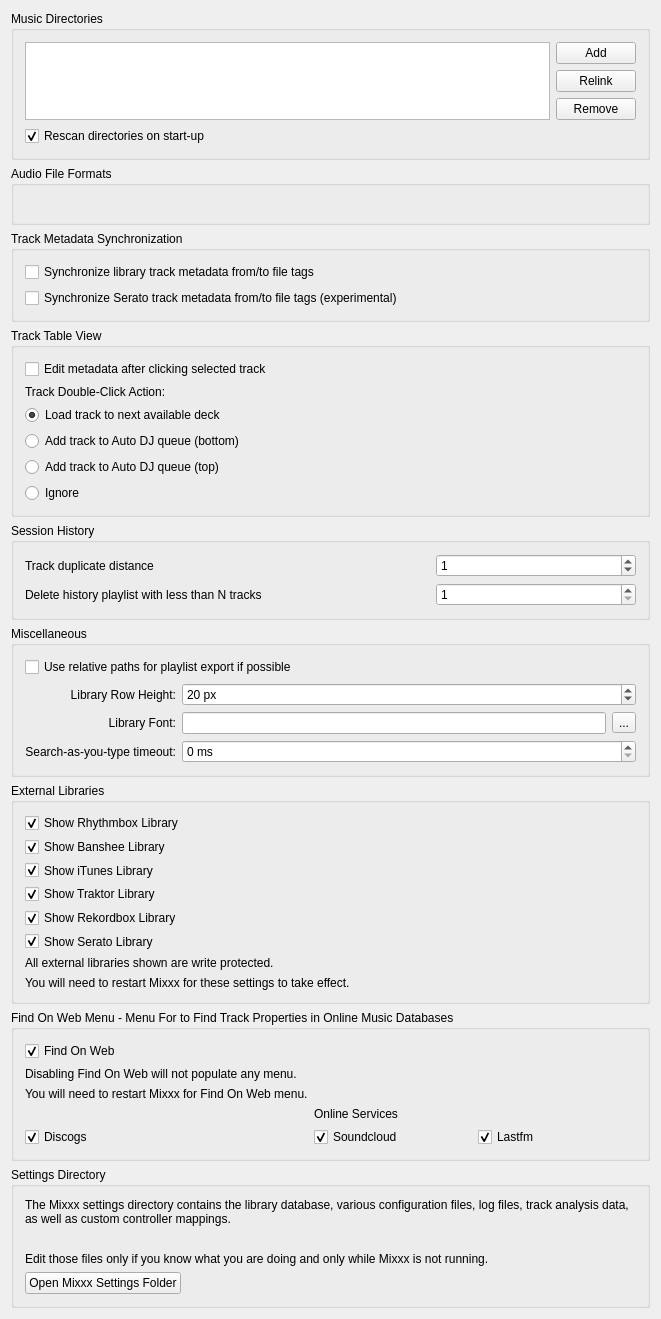
<?xml version="1.0" encoding="UTF-8"?>
<ui version="4.0">
 <class>DlgPrefLibraryDlg</class>
 <widget class="QWidget" name="DlgPrefLibraryDlg">
  <property name="geometry">
   <rect>
    <x>0</x>
    <y>0</y>
    <width>661</width>
    <height>1203</height>
   </rect>
  </property>
  <property name="windowTitle">
   <string notr="true">Library Preferences</string>
  </property>
  <layout class="QVBoxLayout" name="verticalLayout">

   <item>
    <widget class="QGroupBox" name="groupBox_MusicDirectories">
     <property name="title">
      <string>Music Directories</string>
     </property>
     <layout class="QGridLayout" name="gridLayout_music_directories">

      <item row="0" column="0" rowspan="3">
       <widget class="QListView" name="dirList">
        <property name="editTriggers">
         <set>QAbstractItemView::NoEditTriggers</set>
        </property>
        <property name="iconSize">
         <size>
          <width>16</width>
          <height>16</height>
         </size>
        </property>
        <property name="uniformItemSizes">
         <bool>true</bool>
        </property>
       </widget>
      </item>

      <item row="0" column="1">
       <widget class="QPushButton" name="PushButtonAddDir">
        <property name="font">
         <font/>
        </property>
        <property name="toolTip">
         <string>Add a directory where your music is stored. Mixxx will watch this directory and its subdirectories for new tracks.</string>
        </property>
        <property name="text">
         <string>Add</string>
        </property>
       </widget>
      </item>

      <item row="1" column="1">
       <widget class="QPushButton" name="PushButtonRelocateDir">
        <property name="toolTip">
         <string>If an existing music directory is moved, Mixxx doesn't know where to find the audio files in it. Choose Relink to select the music directory in its new location. &lt;br/&gt; This will re-establish the links to the audio files in the Mixxx library.</string>
        </property>
        <property name="text">
         <string extracomment="This will re-establish the links to the audio files in the Mixxx database if you move an music directory to a new location.">Relink</string>
        </property>
       </widget>
      </item>

      <item row="2" column="1">
       <widget class="QPushButton" name="PushButtonRemoveDir">
        <property name="font">
         <font/>
        </property>
        <property name="toolTip">
         <string>If removed, Mixxx will no longer watch this directory and its subdirectories for new tracks.</string>
        </property>
        <property name="text">
         <string>Remove</string>
        </property>
       </widget>
      </item>

      <item row="3" column="0" colspan="2">
       <widget class="QCheckBox" name="checkBox_library_scan">
        <property name="text">
         <string>Rescan directories on start-up</string>
        </property>
        <property name="checked">
         <bool>true</bool>
        </property>
       </widget>
      </item>

     </layout>
    </widget>
   </item>

   <item>
    <widget class="QGroupBox" name="groupBox_AudioFileFormats">
     <property name="title">
      <string>Audio File Formats</string>
     </property>
     <property name="flat">
      <bool>false</bool>
     </property>
     <layout class="QGridLayout" name="gridLayout_audio_formats">
      <item row="0" column="0">
       <widget class="QLabel" name="builtInFormats">
        <property name="text">
         <string/>
        </property>
        <property name="wordWrap">
         <bool>true</bool>
        </property>
       </widget>
      </item>
     </layout>
    </widget>
   </item>

   <item>
    <widget class="QGroupBox" name="groupBox_AudioFileTags">
     <property name="title">
      <string>Track Metadata Synchronization</string>
     </property>
     <layout class="QGridLayout" name="gridLayout_metadata">
      <item row="0" column="0" colspan="2">
       <widget class="QCheckBox" name="checkBox_SyncTrackMetadata">
        <property name="text">
         <string>Synchronize library track metadata from/to file tags</string>
        </property>
        <property name="toolTip">
         <string>Automatically write modified track metadata from the library into file tags and reimport metadata from updated file tags into the library</string>
        </property>
       </widget>
      </item>
      <item row="1" column="0">
       <widget class="QCheckBox" name="checkBox_SeratoMetadataExport">
        <property name="text">
         <string>Synchronize Serato track metadata from/to file tags (experimental)</string>
        </property>
        <property name="toolTip">
         <string>Keeps track color, beat grid, bpm lock, cue points, and loops synchronized with SERATO_MARKERS/MARKERS2 file tags.&lt;br/&gt;&lt;br/&gt;WARNING: Enabling this option also enables the reimport of Serato metadata after files have been modified outside of Mixxx. On reimport existing metadata in Mixxx is replaced with the metadata found in file tags. Custom metadata not included in file tags like loop colors is lost.</string>
        </property>
       </widget>
      </item>
     </layout>
    </widget>
   </item>

   <item>
    <widget class="QGroupBox" name="groupBox_TrackTableView">
     <property name="title">
      <string>Track Table View</string>
     </property>
     <layout class="QGridLayout" name="gridLayout_track_table_view">

      <item row="1" column="0" colspan="2">
       <widget class="QCheckBox" name="checkBoxEditMetadataSelectedClicked">
        <property name="text">
         <string>Edit metadata after clicking selected track</string>
        </property>
       </widget>
      </item>

      <item row="2" column="0">
       <widget class="QLabel" name="doubeClickActionLabel">
        <property name="text">
         <string>Track Double-Click Action:</string>
        </property>
        <property name="alignment">
         <set>Qt::AlignLeft|Qt::AlignVCenter</set>
        </property>
       </widget>
      </item>

      <item row="3" column="0">
       <widget class="QRadioButton" name="radioButton_dbclick_deck">
        <property name="text">
         <string>Load track to next available deck</string>
        </property>
        <property name="checked">
         <bool>true</bool>
        </property>
       </widget>
      </item>
      <item row="4" column="0">
       <widget class="QRadioButton" name="radioButton_dbclick_bottom">
        <property name="text">
         <string>Add track to Auto DJ queue (bottom)</string>
        </property>
       </widget>
      </item>
      <item row="5" column="0">
       <widget class="QRadioButton" name="radioButton_dbclick_top">
        <property name="text">
         <string>Add track to Auto DJ queue (top)</string>
        </property>
       </widget>
      </item>
      <item row="6" column="0">
       <widget class="QRadioButton" name="radioButton_dbclick_ignore">
        <property name="text">
         <string>Ignore</string>
        </property>
       </widget>
      </item>

     </layout>
    </widget>
   </item><!-- Track Table View -->

   <item>
    <widget class="QGroupBox" name="groupBox_History">
     <property name="title">
      <string>Session History</string>
     </property>
     <layout class="QGridLayout" name="gridLayout_history">

      <item row="1" column="0" colspan="2">
       <widget class="QLabel" name="label_history_track_duplicate_distance">
        <property name="text">
         <string>Track duplicate distance</string>
        </property>
        <property name="alignment">
         <set>Qt::AlignLeft|Qt::AlignVCenter</set>
        </property>
        <property name="wordWrap">
         <bool>true</bool>
        </property>
       </widget>
      </item>
      <item row="1" column="2">
       <widget class="QSpinBox" name="spinbox_history_track_duplicate_distance">
        <property name="toolTip">
         <string>When playing a track again log it to the session history only if more than N other tracks have been played in the meantime</string>
        </property>
        <property name="minimum">
         <number>0</number>
        </property>
        <property name="maximum">
         <number>99</number>
        </property>
        <property name="value">
         <number>1</number>
        </property>
       </widget>
      </item>

      <item row="2" column="0" colspan="2">
       <widget class="QLabel" name="label_history_cleanup">
        <property name="toolTip">
         <string>History playlist with less than N tracks will be deleted&lt;br/&gt;&lt;br/&gt;Note: the cleanup will be performed during startup and shutdown of Mixxx.</string>
        </property>
        <property name="text">
         <string>Delete history playlist with less than N tracks</string>
        </property>
        <property name="alignment">
         <set>Qt::AlignLeft|Qt::AlignVCenter</set>
        </property>
       </widget>
      </item>
      <item row="2" column="2">
       <widget class="QSpinBox" name="spinbox_history_min_tracks_to_keep">
        <property name="minimum">
         <number>1</number>
        </property>
        <property name="maximum">
         <number>99</number>
        </property>
        <property name="value">
         <number>1</number>
        </property>
       </widget>
      </item>

     </layout>
    </widget>
   </item><!-- History -->

   <item>
    <widget class="QGroupBox" name="groupBox_Miscellaneous">
     <property name="title">
      <string>Miscellaneous</string>
     </property>
     <layout class="QGridLayout" name="gridLayout_misc">

      <item row="0" column="0" colspan="2">
       <widget class="QCheckBox" name="checkBox_use_relative_path">
        <property name="text">
         <string>Use relative paths for playlist export if possible</string>
        </property>
       </widget>
      </item>

      <item row="1" column="0">
       <widget class="QLabel" name="rowHeightLabel">
        <property name="text">
         <string>Library Row Height:</string>
        </property>
        <property name="alignment">
         <set>Qt::AlignRight|Qt::AlignTrailing|Qt::AlignVCenter</set>
        </property>
       </widget>
      </item>
      <item row="1" column="1" colspan="2">
       <widget class="QSpinBox" name="spinBoxRowHeight">
        <property name="suffix">
         <string> px</string>
        </property>
        <property name="minimum">
         <number>5</number>
        </property>
        <property name="maximum">
         <number>100</number>
        </property>
        <property name="value">
         <number>20</number>
        </property>
       </widget>
      </item>

      <item row="2" column="0">
       <widget class="QLabel" name="libraryFontLabel">
        <property name="text">
         <string>Library Font:</string>
        </property>
        <property name="alignment">
         <set>Qt::AlignRight|Qt::AlignTrailing|Qt::AlignVCenter</set>
        </property>
       </widget>
      </item>
      <item row="2" column="1">
       <widget class="QLineEdit" name="libraryFont">
        <property name="readOnly">
         <bool>true</bool>
        </property>
       </widget>
      </item>
      <item row="2" column="2">
       <widget class="QToolButton" name="libraryFontButton">
        <property name="text">
         <string>...</string>
        </property>
       </widget>
      </item>

      <item row="3" column="0">
       <widget class="QLabel" name="searchDebouncingTimeoutLabel">
        <property name="text">
         <string>Search-as-you-type timeout:</string>
        </property>
        <property name="alignment">
         <set>Qt::AlignRight|Qt::AlignTrailing|Qt::AlignVCenter</set>
        </property>
       </widget>
      </item>
      <item row="3" column="1" colspan="2">
       <widget class="QSpinBox" name="searchDebouncingTimeoutSpinBox">
        <property name="suffix">
         <string> ms</string>
        </property>
       </widget>
      </item>

     </layout>
    </widget>
   </item>

   <item>
    <widget class="QGroupBox" name="groupBox_external_libraries">
     <property name="title">
      <string>External Libraries</string>
     </property>
     <layout class="QGridLayout" name="gridLayout_external_libraries">
      <item row="0" column="0">
       <widget class="QCheckBox" name="checkBox_show_rhythmbox">
        <property name="text">
         <string>Show Rhythmbox Library</string>
        </property>
        <property name="checked">
         <bool>true</bool>
        </property>
       </widget>
      </item>
      <item row="1" column="0">
       <widget class="QCheckBox" name="checkBox_show_banshee">
        <property name="text">
         <string>Show Banshee Library</string>
        </property>
        <property name="checked">
         <bool>true</bool>
        </property>
       </widget>
      </item>
      <item row="2" column="0">
       <widget class="QCheckBox" name="checkBox_show_itunes">
        <property name="text">
         <string>Show iTunes Library</string>
        </property>
        <property name="checked">
         <bool>true</bool>
        </property>
       </widget>
      </item>
      <item row="3" column="0">
       <widget class="QCheckBox" name="checkBox_show_traktor">
        <property name="text">
         <string>Show Traktor Library</string>
        </property>
        <property name="checked">
         <bool>true</bool>
        </property>
       </widget>
      </item>
      <item row="4" column="0">
       <widget class="QCheckBox" name="checkBox_show_rekordbox">
        <property name="text">
         <string>Show Rekordbox Library</string>
        </property>
        <property name="checked">
         <bool>true</bool>
        </property>
       </widget>
      </item>
      <item row="5" column="0">
       <widget class="QCheckBox" name="checkBox_show_serato">
        <property name="text">
         <string>Show Serato Library</string>
        </property>
        <property name="checked">
         <bool>true</bool>
        </property>
       </widget>
      </item>
      <item row="6" column="0">
       <widget class="QLabel" name="label_4">
        <property name="text">
         <string>All external libraries shown are write protected.</string>
        </property>
        <property name="topMargin">
         <number>10</number>
        </property>
       </widget>
      </item>
      <item row="7" column="0">
       <widget class="QLabel" name="label_10">
        <property name="text">
         <string>You will need to restart Mixxx for these settings to take effect.</string>
        </property>
       </widget>
      </item>
     </layout>
    </widget>
   </item>

    <item>
    <widget class="QGroupBox" name="groupBox_findonweb_services">
     <property name="title">
      <string>Find On Web Menu - Menu For to Find Track Properties in Online Music Databases</string>
     </property>
     <layout class="QGridLayout" name="gridLayout_findonweb_services">
    <item row="0" column="0">
       <widget class="QCheckBox" name="checkBox_show_findonwebmenu">
        <property name="text">
         <string>Find On Web</string>
        </property>
        <property name="checked">
         <bool>true</bool>
        </property>
       </widget>
      </item>
      <item row="1" column="0">
       <widget class="QLabel" name="label_description_show_findonwebmenu">
        <property name="text">
         <string>Disabling Find On Web will not populate any menu.</string>
        </property>
       </widget>
      </item>
      <item row="2" column="0">
       <widget class="QLabel" name="label_description_findonweb_2">
        <property name="text">
         <string>You will need to restart Mixxx for Find On Web menu.</string>
        </property>
       </widget>
      </item>
      <item row="3" column="1">
       <widget class="QLabel" name="label_description_findonweb_3">
        <property name="text">
         <string>Online Services</string>
        </property>
       </widget>
      </item>
      <item row="4" column="0">
       <widget class="QCheckBox" name="checkBox_show_discogsmenu">
        <property name="text">
         <string>Discogs</string>
        </property>
        <property name="checked">
         <bool>true</bool>
        </property>
       </widget>
      </item>
      <item row="4" column="1">
       <widget class="QCheckBox" name="checkBox_show_soundcloudmenu">
        <property name="text">
         <string>Soundcloud</string>
        </property>
        <property name="checked">
         <bool>true</bool>
        </property>
       </widget>
      </item>
      <item row="4" column="2">
       <widget class="QCheckBox" name="checkBox_show_lastfmmenu">
        <property name="text">
         <string>Lastfm</string>
        </property>
        <property name="checked">
         <bool>true</bool>
        </property>
       </widget>
      </item>
     </layout>
    </widget>
   </item>

   <item>
    <widget class="QGroupBox" name="groupBox_settingsDir">
     <property name="title">
      <string>Settings Directory</string>
     </property>
     <layout class="QVBoxLayout" name="vlayout_settingsDir">
      <item>
       <widget class="QLabel" name="label_settingsDir">
        <property name="text">
         <string>The Mixxx settings directory contains the library database, various configuration files, log files, track analysis data, as well as custom controller mappings.</string>
        </property>
        <property name="wordWrap">
         <bool>true</bool>
        </property>
       </widget>
      </item>
      <item>
       <widget class="QLabel" name="label_settingsManualLink">
        <property name="text">
         <string></string>
        </property>
        <property name="wordWrap">
         <bool>true</bool>
        </property>
       </widget>
      </item>
      <item>
       <widget class="QLabel" name="label_settingsWarning">
        <property name="text">
         <string>Edit those files only if you know what you are doing and only while Mixxx is not running.</string>
        </property>
        <property name="wordWrap">
         <bool>true</bool>
        </property>
       </widget>
      </item>
      <item>
       <widget class="QPushButton" name="PushButtonOpenSettingsDir">
        <property name="sizePolicy">
         <sizepolicy hsizetype="Fixed" vsizetype="Fixed">
          <horstretch>0</horstretch>
          <verstretch>0</verstretch>
         </sizepolicy>
        </property>
        <property name="text">
         <string>Open Mixxx Settings Folder</string>
        </property>
       </widget>
      </item>
     </layout>
    </widget>
   </item>
   <item>
    <spacer name="verticalSpacer">
     <property name="orientation">
      <enum>Qt::Vertical</enum>
     </property>
     <property name="sizeHint" stdset="0">
      <size>
       <width>20</width>
       <height>40</height>
      </size>
     </property>
    </spacer>
   </item>
  </layout>
 </widget>
 <layoutdefault spacing="6" margin="11"/>
 <tabstops>
  <tabstop>dirList</tabstop>
  <tabstop>PushButtonAddDir</tabstop>
  <tabstop>PushButtonRelocateDir</tabstop>
  <tabstop>PushButtonRemoveDir</tabstop>
  <tabstop>checkBox_library_scan</tabstop>
  <tabstop>checkBox_SyncTrackMetadata</tabstop>
  <tabstop>checkBox_SeratoMetadataExport</tabstop>
  <tabstop>checkBoxEditMetadataSelectedClicked</tabstop>
  <tabstop>radioButton_dbclick_deck</tabstop>
  <tabstop>radioButton_dbclick_bottom</tabstop>
  <tabstop>radioButton_dbclick_top</tabstop>
  <tabstop>radioButton_dbclick_ignore</tabstop>
  <tabstop>spinbox_history_track_duplicate_distance</tabstop>
  <tabstop>spinbox_history_min_tracks_to_keep</tabstop>
  <tabstop>checkBox_use_relative_path</tabstop>
  <tabstop>spinBoxRowHeight</tabstop>
  <tabstop>libraryFont</tabstop>
  <tabstop>libraryFontButton</tabstop>
  <tabstop>searchDebouncingTimeoutSpinBox</tabstop>
  <tabstop>checkBox_show_rhythmbox</tabstop>
  <tabstop>checkBox_show_banshee</tabstop>
  <tabstop>checkBox_show_itunes</tabstop>
  <tabstop>checkBox_show_traktor</tabstop>
  <tabstop>checkBox_show_rekordbox</tabstop>
  <tabstop>checkBox_show_serato</tabstop>
  <tabstop>checkBox_show_findonwebmenu</tabstop>
  <tabstop>checkBox_show_discogsmenu</tabstop>
  <tabstop>checkBox_show_soundcloudmenu</tabstop>
  <tabstop>checkBox_show_lastfmmenu</tabstop>
  <tabstop>PushButtonOpenSettingsDir</tabstop>
 </tabstops>
 <resources/>
 <connections/>
</ui>
